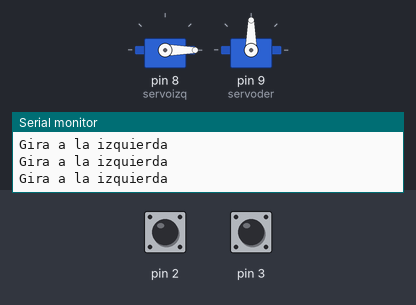
Bench run of a sketch on a simulated Arduino Uno, built with avr-gcc and run on an emulated ATmega328P. Shown: 2 × servo, the last lines printed to the serial monitor. The test bench sets the inputs (shaded band); at power-on: pin 2 HIGH, pin 3 LOW.

Above: at 1.2 s.
1.3 s: pin 2 driven LOW
At 2.5 s:
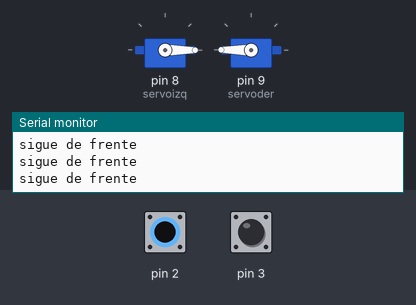
2.8 s: pin 3 driven HIGH
At 3.3 s:
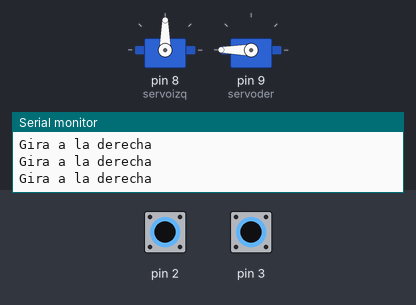
4.3 s: pin 2 driven HIGH
At 5.5 s:
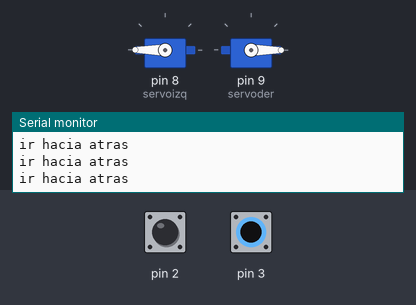
5.8 s: pin 3 driven LOW
At 6.4 s:
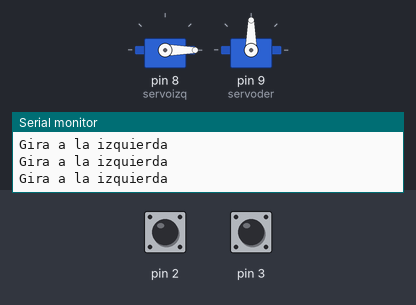
7.3 s: pin 2 pulsed LOW 5 times (0.12 s each, 0.3 s apart)
At 8.11 s:
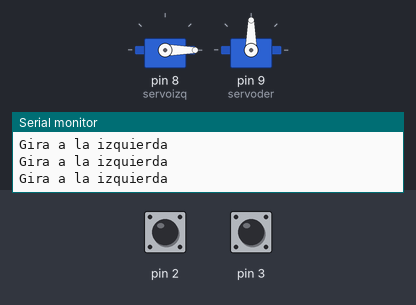
11.8 s: pin 3 pulsed HIGH 5 times (0.12 s each, 0.3 s apart)
At 12.48 s:
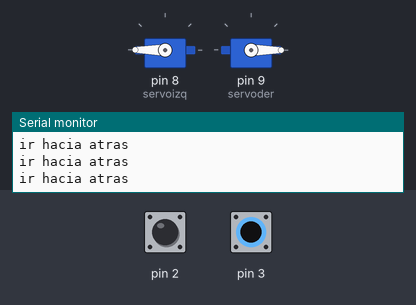
Timing chart, 0 to 14.8 s (numbered marks = the images above; inputs shaded):
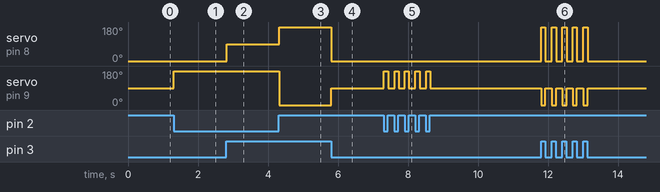

The sketch:

Siguelineas.ino
```cpp
#include <Servo.h>

Servo servoizq ;
Servo  servoder ;
int right = 0;
int left = 0;


const int R0 = 78;
const int L0 = 81;
int Rspeed = -10;
int Lspeed = 10;

void setup() {

  pinMode(2,INPUT);
  pinMode(3,INPUT);

  servoizq.attach(8);
  servoder.attach(9);
  Serial.begin(9600);

    /*
  int repeticiones = 10;


   for (int i = 0; i< repeticiones; i++)
    {
        origenRight += analogRead(A0);
        origenLeft += analogRead(A1);
        if (i%2 == 0)
        {
          servoder.write(R0);
          servoizq.write(L0+(Lspeed/2));
        } else {
          servoder.write(R0+(Lspeed/2));
          servoizq.write(L0);
        }
          delay(200);
    }
    */
}


void loop() {

  // servoder.write(0);  hacia atras
  // servoder.write(180);  hacia adelante

  servoder.write(180);
  servoizq.write(0);
  right = digitalRead(3);
  left = digitalRead(2);

  if ((right == 1) && (left==0)) //GIRAR DERECHA
  {
    servoder.write(180);
    servoizq.write(90);
    Serial.println("Gira a la derecha");
    delay(20);
  }
  else if ((right == 0) && (left == 1)) //GIRAR IZQUIERDA
  {
    servoder.write(90);
    servoizq.write(0);
    Serial.println("Gira a la izquierda");
     delay(20);
  }
  else if ((right == 0) && (left == 0)) // HACIA ADELANTE
  {
    servoder.write(180);
    servoizq.write(0);
    Serial.println("sigue de frente");
     delay(30);
  }
  else if ((right == 1) && (left == 1)) // HACIA ATRAS
  {
    servoder.write(0);
    servoizq.write(180);
    Serial.println("ir hacia atras");
     delay(20);
  }

}
```

Measured:
- after the input at 1.3 s, servo on pin 9 (servoder): 90° → 180° at once
- after the input at 2.8 s, servo on pin 8 (servoizq): 0° → 90° at once
- after the input at 4.3 s, servo on pin 8 (servoizq): 90° → 180° at once; servo on pin 9 (servoder): 180° → 0° at once
- after the input at 5.8 s, servo on pin 8 (servoizq): 180° → 0° at once; servo on pin 9 (servoder): 0° → 90° at once
- after the input at 7.3 s, servo on pin 9 (servoder): alternates 180° for 0.12 s and 90° for 0.18 s, 10 changes in all, then stays 90°, starting at once
- after the input at 11.8 s, servo on pin 8 (servoizq): alternates 180° for 0.12 s and 0° for 0.18 s, 10 changes in all, then stays 0°, starting at once; servo on pin 9 (servoder): alternates 90° for 0.18 s and 0° for 0.12 s, 10 changes in all, then stays 90°, starting at once
